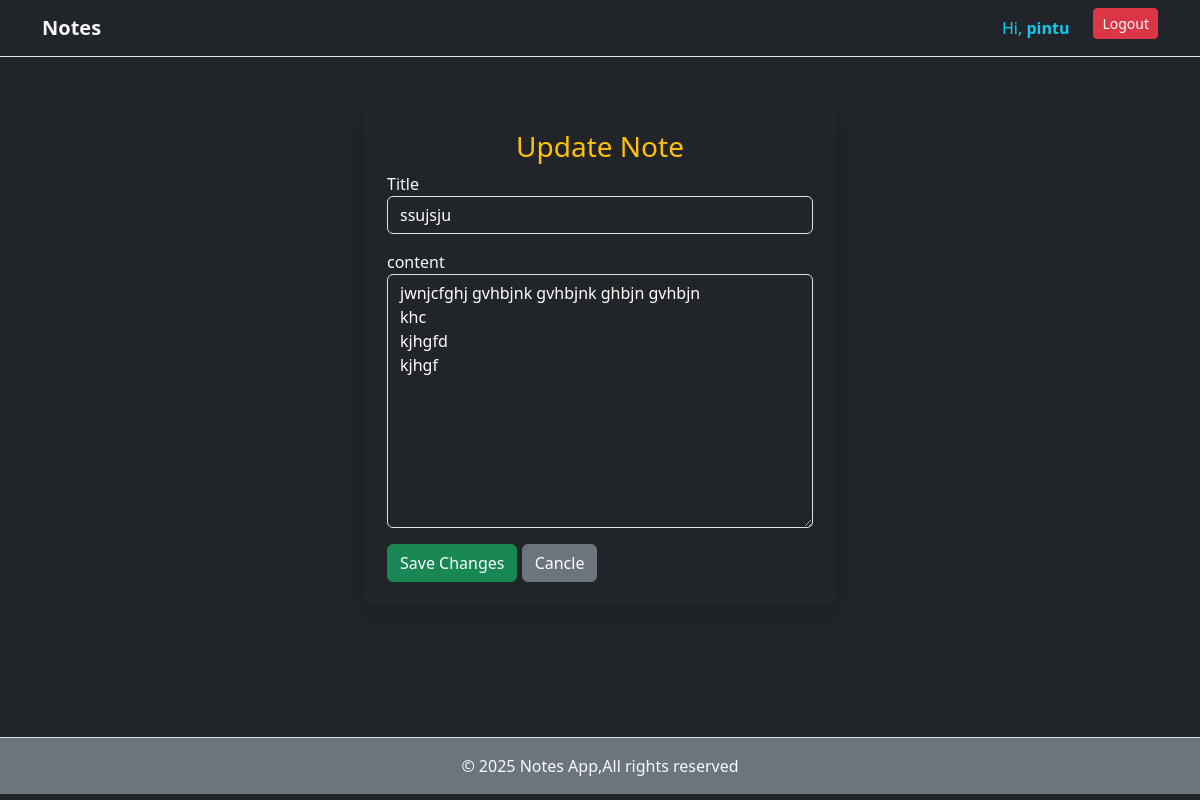
The page /note/13/edit/ (signed in) on the database its author committed.
### notes/models.py (models this page shows, shortened)
class Note(models.Model):
    owner=models.ForeignKey(User, on_delete=models.CASCADE,related_name='notes')
    title=models.CharField(max_length=100)
    content=models.TextField()
    pinned=models.BooleanField(default=False)
    created_at=models.DateTimeField(auto_now_add=True)
    updated_at=models.DateTimeField(auto_now=True)

### notes/views.py (the view)
# urls.py: path('note/<int:id>/edit/',views.edit_note,name='edit_note'),
@login_required(login_url='login')
def edit_note(request,id):
     note=get_object_or_404(Note,id=id, owner=request.user)
     if request.method=="POST":
          forms=Noteform(request.POST,instance=note)
          if forms.is_valid():
               forms.save()
               messages.success(request,' Note updated successfully')
               return redirect('view',id=id)
     else:
           forms=Noteform(instance=note)
     return render(request, 'notes/edit_note.html', {'form':forms,'note':note})

### notes/forms.py
class Noteform(forms.ModelForm):
     class Meta:
          model=Note
          fields=['title','content']

### templates/notes/edit_note.html (shortened to what this page needs)
{% extends 'base.html' %}
{% block content %}
<div class="container mt-4" style="max-width: 500px;">
    <div class="card p-4 bg-dark text-light shadow">
        <h3 class="text-warning text-center"> Update Note </h3>
        <form action="" method="POST">
      <label>Title</label>
      <input class="form-control bg-dark text-white mb-3" type="text" name="title" value="{{ form.title.value }}">
           <label>content</label>
            <textarea name="content" class="form-control bg-dark text-white mb-3" rows="10" >{{ form.content.value }}</textarea>
            <button type="submit" class="btn btn-success ">Save Changes</button>
            <a href="{% url 'notes_home' %}" class="btn btn-secondary">Cancle</a>
        </form>
    </div>
</div>
{% endblock %}

### templates/base.html (shortened to what this page needs)
{% load static %}
<!DOCTYPE html>
<html lang="en">
  <head>
    <link
      rel="stylesheet"
      href="https://cdn.jsdelivr.net/npm/bootstrap@5.3.0/dist/css/bootstrap.min.css"
    />
    <link rel="stylesheet" href="{% static 'css/style.css' %}" />
  </head>
  <body class="bg-dark text-light ">
    <nav class="navbar bg-dark border-bottom navbar-expand-lg navbar-dark">
      <div class="container">
        <a href="{% url 'notes_home' %}" class="navbar-brand fw-bold text-light"
          >Notes</a
        >
        <div class="collapse navbar-collapse" id="navbarNav">
          <ul class="navbar-nav ms-auto">
            {% if user.is_authenticated %}
            <li class="nav-item me-3">
              <span class="text-info nav-link"
                >Hi, <strong>{{ user.username }}</strong></span
              >
            </li>
            <li class="nav-item">
              <a href="{% url 'logout' %}" class="btn btn-danger btn-sm"
                >Logout</a
              >
            </li>
            {% endif %}
          </ul>
        </div>
      </div>
    </nav>
    <main class="py-4 container main main-container">
       {% block content %} {% endblock %}
    </main>
    <footer class="text-center   border-top bg-secondary py-3 ">
      &copy; 2025 Notes App,All rights reserved
    </footer>
  </body>
</html>

### static/css/style.css (style rules this page uses)
body { background-color: #1f1f1f; }
.card { transition: transform .2s ease; }
.main-container { min-height: calc( 100vh - 120px ); }
input::placeholder,textarea::placeholder { color: #aaa !important; opacity: 1; }

### rows shown on the page
Note: title "ssujsju", content "jwnjcfghj gvhbjnk gvhbjnk ghbjn gvhbjn khc kjhgfd kjhgf"

### other values the page prints
{{ user.username }} "pintu"
